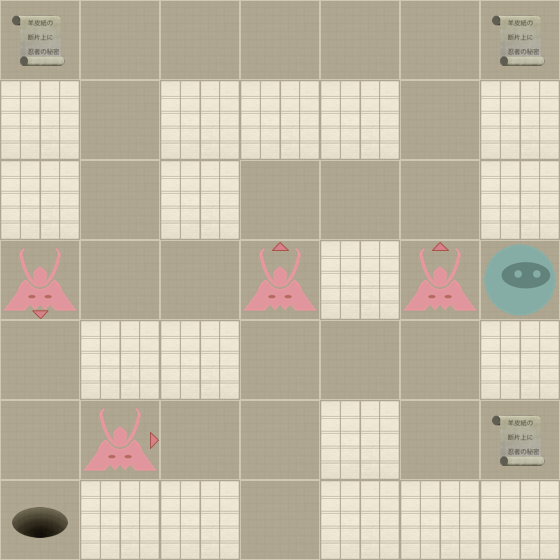

Rendered tile map (Tiled .tmx) drawn with the repository's tilesets; below, a short description and the map source with its tile grids summarised:
An orthogonal 7x7 tile map with 80x80 px tiles, 2 tile layers (Level, Actors).

<map version="1.0" orientation="orthogonal" width="7" height="7" tilewidth="80" tileheight="80">
 <properties>
  <property name="moves" value="25" />
 </properties>
 <tileset firstgid="1" name="tiles" tilewidth="80" tileheight="80" spacing="2" margin="2">
  <image source="tiles-ipad.png" width="512" height="512" />
  <tile id="0">
   <properties>
    <property name="actor" value="exit" />
   </properties>
  </tile>
  <tile id="2">
   <properties>
    <property name="actor" value="guard" />
    <property name="direction" value="down" />
   </properties>
  </tile>
  <tile id="3">
   <properties>
    <property name="actor" value="guard" />
    <property name="direction" value="left" />
   </properties>
  </tile>
  <tile id="4">
   <properties>
    <property name="actor" value="guard" />
    <property name="direction" value="right" />
   </properties>
  </tile>
  <tile id="5">
   <properties>
    <property name="actor" value="guard" />
    <property name="direction" value="up" />
   </properties>
  </tile>
  <tile id="7">
   <properties>
    <property name="actor" value="player" />
   </properties>
  </tile>
  <tile id="8">
   <properties>
    <property name="actor" value="scroll" />
   </properties>
  </tile>
  <tile id="9">
   <properties>
    <property name="wall" value="1" />
   </properties>
  </tile>
 </tileset>
 <layer name="Level" width="7" height="7">
  <data>[49 cells, 49 non-empty, 2 distinct tile ids]</data>
 </layer>
 <layer name="Actors" width="7" height="7">
  <data>[49 cells, 9 non-empty, 6 distinct tile ids]</data>
 </layer>
</map>
